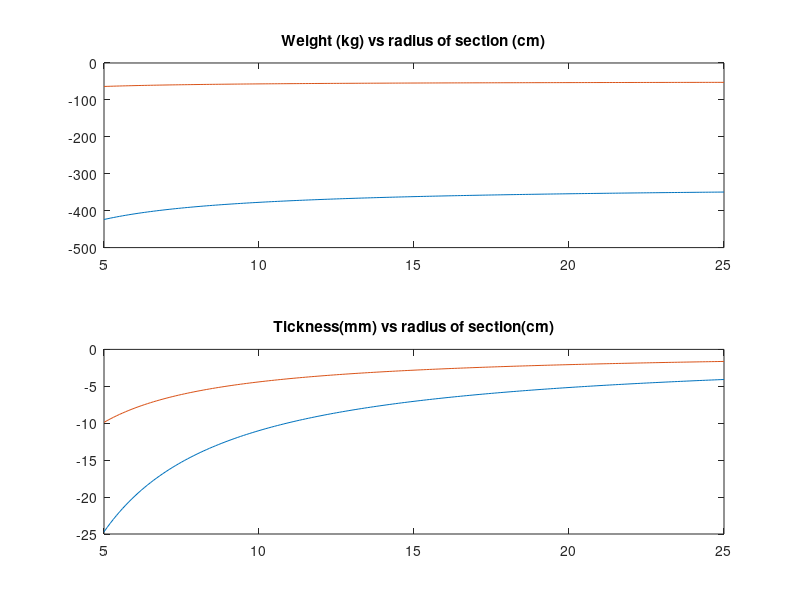

Reproduce this figure in MATLAB.
clear all; close all;
% Fsx =  5.2734e+05;
% Fsy = -2.4978e+05;
% From cad:
Lsv = 7;
del = 0.3;
rRocket = 3.7/2;
hy = rRocket/sqrt(2);

% From dynamic sim: 
theta = -deg2rad(25.3452); % from sim
Fx =  5.2734e+05; % 2.0144e+05;%
R = -2.4978e+05; %-1.2297e+05;%
% Fp = cose; 
% Bisognerebbe fare la somma vettoriale di tutte le forze 
hz = -(Lsv-del)*sin(theta);
dr = (Lsv-del)*cos(theta);

% ABOVE
dela = del*cos(theta);
la = sqrt(dr^2+hy^2); % l above (seen from above)
gamma = asin(hy/la); % >0!!!
xa = sqrt(dela^2+la^2+2*dela*la*cos(gamma));
alpha=gamma-atan(hy/(dela+dr));

Fva = Fx*tan(gamma-alpha);
Ftota=sqrt(Fva^2+Fx^2);
Ma = Fva*dela;


% FRONT
% lf = 8;
% ASSERT drf = sqrt(lf^2-hf^2) == dra;
% gammaf = asin(hz/lf);
% xf = sqrt(del^2+lf^2+2*del*lf*cos(gammaf));
% alphaf = atan(hz/(del+dr));
% ASSERT alphaf == asin(hz/xf);
% Mf = R*del;
% Fx = Fx+Fpx; R = R+Fpz;
F_tot_glob = [-Fx;Fva;-R]; %x,y,z system of reference
M_tot_glob = [0;0;-Ma];
%% ROTATION MATRICES
beam_ax = [dr;-hy;-hz];
beamL = norm(beam_ax);
horiz_proj = la/beamL;
beam_v = beam_ax/beamL;
% horiz_proj = sqrt(1-beam_ax(3)^2);
a1 = asin(beam_v(2)/horiz_proj)-pi/2;
a2 = asin(beam_v(3)/1)-pi/2;

% Matrix such that vec(princ_sys) = MAT*vec(x,y,z_sys);
% Rotation of a1(<0) around z
R1 = rotz(a1);
R2 = rotx(a2);
R3 = rotz(0); % brings system into principal axsis
Rotmat = R3*R2*R1;



%%
% close all;
% org =[0;0;0];
% hold on;
% plot3([0 ,dr/beamL],[0 -hy/beamL],[0 -hz/beamL],"r*-");
% 
% plot3([0 1],[0 0],[0 0],"k:");
% plot3([0 0],[0 0],[0 1],"k:");
% plot3([0 0],[0 1],[0 0],"k:");
% plot3([0 cos(a1)],[0 sin(a1)],[0 0],"k:");

%% 
F_loc=Rotmat*F_tot_glob; % x<0 is traction, yloc,zloc are shear on the section
M_loc=Rotmat*M_tot_glob; % x is torsion, Myloc, Mzloc are bending

%% ASSUME CIRCULAR SECTION --> CALCULATE STRESSES, THICKNESS AND WHAT NOT

% rho = 0.15; % section radius
N = -F_loc(3); % traction force
T = max(abs([F_loc(1),F_loc(2)]));
Mt = abs(M_loc(3));
Mb = max(abs([M_loc(1),M_loc(2)]));

rho = 0.05:0.001:0.25;

vm_coeff = (1+Mb./rho/N).^2+3*((Mt./rho+4*T)/N).^2;
% sigma_y = 600E6;
k = 1./sqrt(vm_coeff);

%%
sigma_yeld = 600E6;
mat_dens = 8000;
weight = mat_dens * N/sigma_yeld./k*beamL;

figure;
subplot(2,1,1);
plot(rho*100,weight);
title("Weight (kg) vs radius of section (cm)");

subplot(2,1,2);
t = N/sigma_yeld./k/2/pi./rho;
plot(rho*100,t*1000);
title("Tickness(mm) vs radius of section(cm)");

% sgtitle("Steel");
%% 
sigma_yeld = 1500E6;
mat_dens = 3000; % 3 ton/m3 ??? fiber density
weight = mat_dens * N/sigma_yeld./k*beamL;

% figure;
subplot(2,1,1); hold on;
plot(rho*100,weight);
% title("Weight (kg) vs radius of section (cm)");

subplot(2,1,2); hold on;
t = N/sigma_yeld./k/2/pi./rho;
plot(rho*100,t*1000);
% title("Tickness(mm) vs radius of section(cm)");

% sgtitle("Carbon fiber");